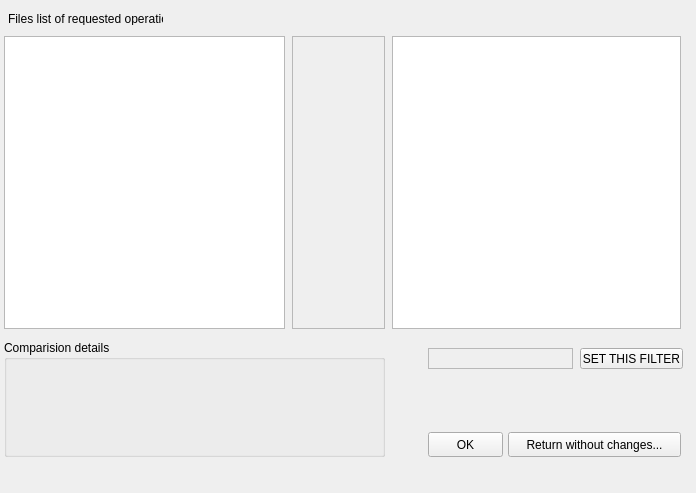
<?xml version="1.0" encoding="UTF-8"?>
<ui version="4.0">
 <class>ListaForm</class>
 <widget class="QWidget" name="ListaForm">
  <property name="geometry">
   <rect>
    <x>174</x>
    <y>107</y>
    <width>696</width>
    <height>493</height>
   </rect>
  </property>
  <property name="toolTip">
   <string></string>
  </property>
  <property name="windowTitle">
   <string>Lista</string>
  </property>
  <widget class="QLabel" name="Label1">
   <property name="geometry">
    <rect>
     <x>8</x>
     <y>12</y>
     <width>155</width>
     <height>13</height>
    </rect>
   </property>
   <property name="text">
    <string>Files list of requested operation:</string>
   </property>
   <property name="enabled">
    <bool>true</bool>
   </property>
   <property name="toolTip">
    <string></string>
   </property>
  </widget>
  <widget class="QListWidget" name="CheckListBox1">
   <property name="geometry">
    <rect>
     <x>4</x>
     <y>36</y>
     <width>281</width>
     <height>293</height>
    </rect>
   </property>
   <property name="enabled">
    <bool>true</bool>
   </property>
   <property name="toolTip">
    <string></string>
   </property>
  </widget>
  <widget class="QFrame" name="FilterComboBox1">
   <property name="geometry">
    <rect>
     <x>428</x>
     <y>348</y>
     <width>145</width>
     <height>21</height>
    </rect>
   </property>
   <property name="frameShape">
    <enum>QFrame::StyledPanel</enum>
   </property>
  </widget>
  <widget class="QPushButton" name="FILTRUJ">
   <property name="geometry">
    <rect>
     <x>580</x>
     <y>348</y>
     <width>103</width>
     <height>21</height>
    </rect>
   </property>
   <property name="text">
    <string>SET THIS FILTER</string>
   </property>
   <property name="enabled">
    <bool>true</bool>
   </property>
   <property name="flat">
    <bool>false</bool>
   </property>
   <property name="toolTip">
    <string></string>
   </property>
  </widget>
  <widget class="QPushButton" name="Button2">
   <property name="geometry">
    <rect>
     <x>428</x>
     <y>432</y>
     <width>75</width>
     <height>25</height>
    </rect>
   </property>
   <property name="text">
    <string>OK</string>
   </property>
   <property name="enabled">
    <bool>true</bool>
   </property>
   <property name="flat">
    <bool>false</bool>
   </property>
   <property name="toolTip">
    <string></string>
   </property>
   <property name="palette">
    <palette>
     <active>
      <colorrole role="WindowText">
       <brush brushstyle="SolidPattern">
        <color alpha="255">
         <red>0</red>
         <green>0</green>
         <blue>0</blue>
        </color>
       </brush>
      </colorrole>
     </active>
     <inactive>
      <colorrole role="WindowText">
       <brush brushstyle="SolidPattern">
        <color alpha="255">
         <red>0</red>
         <green>0</green>
         <blue>0</blue>
        </color>
       </brush>
      </colorrole>
     </inactive>
     <disabled>
      <colorrole role="WindowText">
       <brush brushstyle="SolidPattern">
        <color alpha="255">
         <red>0</red>
         <green>0</green>
         <blue>0</blue>
        </color>
       </brush>
      </colorrole>
     </disabled>
    </palette>
   </property>
  </widget>
  <widget class="QPushButton" name="Button3">
   <property name="geometry">
    <rect>
     <x>508</x>
     <y>432</y>
     <width>173</width>
     <height>25</height>
    </rect>
   </property>
   <property name="text">
    <string>Return without changes...</string>
   </property>
   <property name="enabled">
    <bool>true</bool>
   </property>
   <property name="flat">
    <bool>false</bool>
   </property>
   <property name="toolTip">
    <string></string>
   </property>
   <property name="palette">
    <palette>
     <active>
      <colorrole role="WindowText">
       <brush brushstyle="SolidPattern">
        <color alpha="255">
         <red>0</red>
         <green>0</green>
         <blue>0</blue>
        </color>
       </brush>
      </colorrole>
     </active>
     <inactive>
      <colorrole role="WindowText">
       <brush brushstyle="SolidPattern">
        <color alpha="255">
         <red>0</red>
         <green>0</green>
         <blue>0</blue>
        </color>
       </brush>
      </colorrole>
     </inactive>
     <disabled>
      <colorrole role="WindowText">
       <brush brushstyle="SolidPattern">
        <color alpha="255">
         <red>0</red>
         <green>0</green>
         <blue>0</blue>
        </color>
       </brush>
      </colorrole>
     </disabled>
    </palette>
   </property>
  </widget>
  <widget class="QGroupBox" name="GroupBox1">
   <property name="geometry">
    <rect>
     <x>4</x>
     <y>340</y>
     <width>381</width>
     <height>117</height>
    </rect>
   </property>
   <property name="title">
    <string>Comparision details</string>
   </property>
   <property name="toolTip">
    <string></string>
   </property>
  </widget>
  <widget class="QListWidget" name="CheckListBox2">
   <property name="geometry">
    <rect>
     <x>392</x>
     <y>36</y>
     <width>289</width>
     <height>293</height>
    </rect>
   </property>
   <property name="enabled">
    <bool>true</bool>
   </property>
   <property name="toolTip">
    <string></string>
   </property>
  </widget>
  <widget class="QFrame" name="ValueListEditor1">
   <property name="geometry">
    <rect>
     <x>292</x>
     <y>36</y>
     <width>93</width>
     <height>293</height>
    </rect>
   </property>
   <property name="frameShape">
    <enum>QFrame::StyledPanel</enum>
   </property>
  </widget>
 </widget>
</ui>
